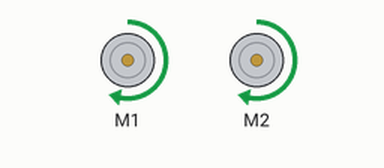
A sketch run on a simulated Arduino Uno, built with avr-gcc and run on an emulated ATmega328P. On the bench: 2 × DC motor (green arrow = forward, orange = backward, longer = faster).

Above: at 0.1 s.
Timing chart, 0 to 1.6 s (numbered marks = the images above):
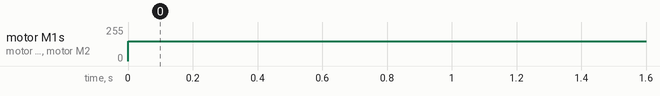

Measured:
- by itself, motor M1, motor M2: stopped → forward 150/255 at 0.00 s

The sketch:

motor_test.ino
```cpp
#include <AFMotor.h>

AF_DCMotor motor1(1, MOTOR12_64KHZ);
AF_DCMotor motor2(2, MOTOR12_64KHZ);

void setup() {
}
void loop() {
motor1.setSpeed(150);
motor2.setSpeed(150);
// set the speed to 200/255
motor1.run(FORWARD);
motor2.run(FORWARD);
}
```
